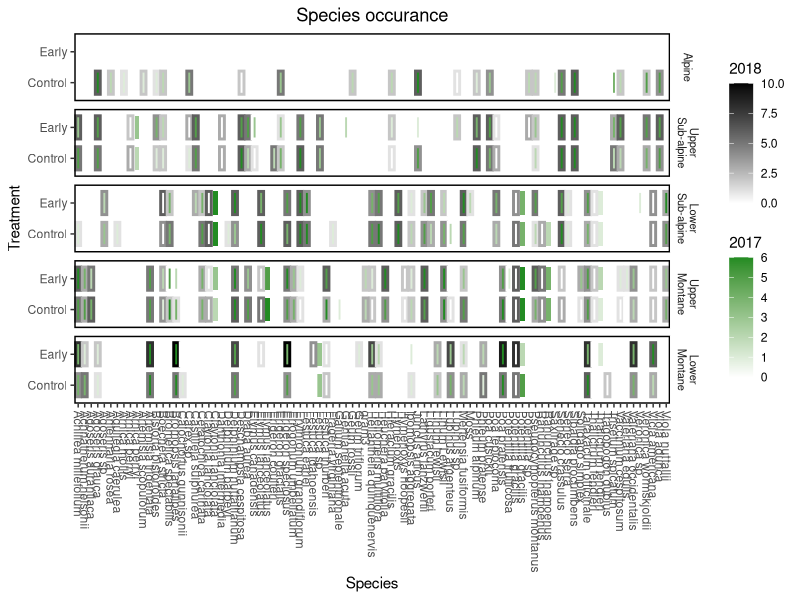

The R script that drew this image:
rm(list = ls())
## Date: 2020-04-10
## User: Chelsea Wilmer
## SFA/CSU Thesis
## Script: Exploratory analysis for duration of pheno events
## Packages:
library(tidyverse)

####Bring in phenology data####
pheno <- read.csv("PhenologyData_complete.csv")

#### Remove unused data and convert sites to factors ####
pheno<-select(pheno, -c(FBB, FLB, SG, NL2, FLE2, FLD, SG, DOYsf))
pheno$Site<- factor(pheno$Site, levels = c("Alpine", "Upper Sub-alpine", "Lower Sub-alpine","Upper Montane", "Lower Montane"))

## Determine if species has data recorded for it 
## by summing across observation rows
pheno %>% 
  select(NL, FLE, FOF, FLCC) %>% 
  rowSums(na.rm=TRUE) -> pheno$presence 

# Convert non-zero values to 1
pheno <- pheno %>% mutate(presence = replace(presence, presence > 0, 1))

# remove DOY observation information
pheno<-select(pheno, -c(NL, FLE, FOF, FLCC))

#Count the number of species observed for year/site/treatment
pheno_species <- pheno %>% 
  group_by(Treatment, Year, Site, Species) %>%
  summarise(count = sum(presence, na.rm = T))

# filter for year (would be nice to have this in same graph somehow, but not sure how best to do that...)
pheno_species_2017 <- pheno_species %>% filter(Year == 2017)
pheno_species_2018 <- pheno_species %>% filter(Year == 2018)


tile_width = 0.75
tile_height = 0.75

ggplot()+
  geom_tile(data = pheno_species_2017, aes(x = Species, y = Treatment, fill = count, width=tile_width, height=tile_height))+
  geom_tile(data = pheno_species_2018, fill=NA, size=1, aes(x = Species, y = Treatment, color = count, width=tile_width, height=tile_height))+
  facet_grid(Site ~ ., labeller = label_wrap_gen(width = 10))+
  scale_fill_gradient(low="white", high="forestgreen")+
  scale_color_gradient(low="white", high="black")+
  labs(title = "Species occurance", fill = "2017", colour = "2018")+
  theme(panel.background = element_blank(),
        plot.title = element_text(hjust = 0.5),
        axis.text.x = element_text(angle = 270, hjust = 0, vjust = 0.5),
        panel.border = element_rect(colour="black",size=1, fill=NA),
        panel.grid.major = element_blank(),
        panel.grid.minor = element_blank(),
        strip.background =element_rect(color = 'white', fill='white'), 
        strip.text = element_text(size=8))
ggsave("fig_species.png", width = 13, height = 6)


